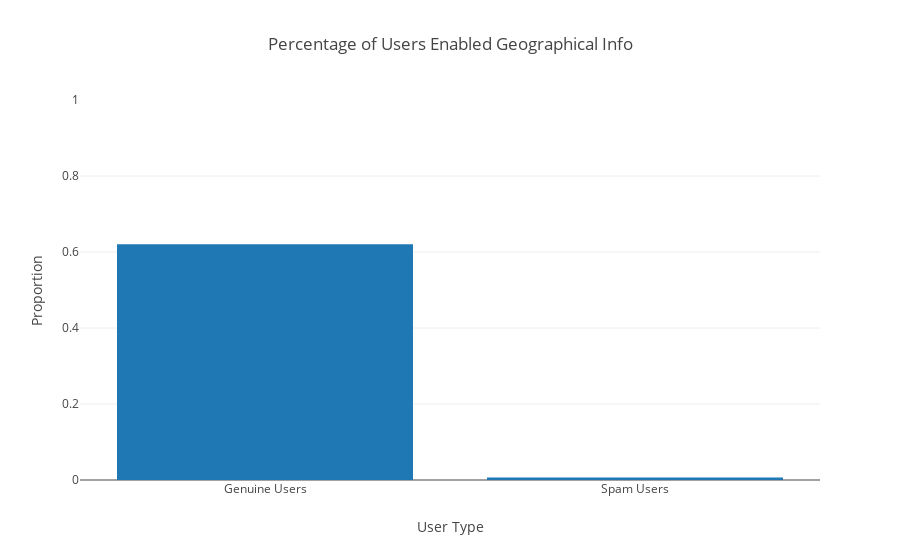

Source (notebook cell):
### Markdown cell above
#### Enabled Geographical Information

### Code cell
trace = go.Bar(x=['Genuine Users','Spam Users'], y=[np.mean(real_users['geo_enabled']), np.mean(spam_users['geo_enabled'])] )
layout = dict(title='Percentage of Users Enabled Geographical Info', xaxis=dict(title='User Type'), yaxis=dict(title='Proportion', range = [0, 1]), barmode='overlay')
fig = dict(data=[trace], layout=layout)
plotly.offline.iplot(fig)

### Figure 1 — Plotly figure (JSON) as saved in the notebook; plotly's stock layout.template omitted (floating-point values rounded to 4 significant figures)
{"data": [{"type": "bar", "x": ["Genuine Users", "Spam Users"], "y": [0.6203, 0.006718]}], "layout": {"barmode": "overlay", "title": "Percentage of Users Enabled Geographical Info", "xaxis": {"title": "User Type"}, "yaxis": {"range": [0, 1], "title": "Proportion"}}}
